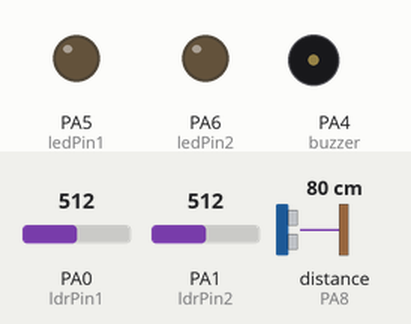
The sketch below on a simulated STM32 Blue Pill. Shown: output pins drawn as LEDs (lit = HIGH), buzzer (waves = sounding, pin HIGH). Wiring (inferred from the names in the program): ultrasonic range finder: trigger PA9; echo PA8. The test bench sets the inputs (shaded band); at power-on: PA0 (ldrPin1) = 512, distance to the obstacle (sensor on PA8) 80 cm, PA1 (ldrPin2) = 512. The echo pulse lasts 58.3 µs per cm; pins used as bus, display or sensor lines are not drawn; what the sketch prints to the serial monitor is not drawn.

Above: at 1.3 s.
1.4 s: PA0 (ldrPin1) set to 892
2.9 s: PA0 (ldrPin1) set to 914
At 3.5 s:
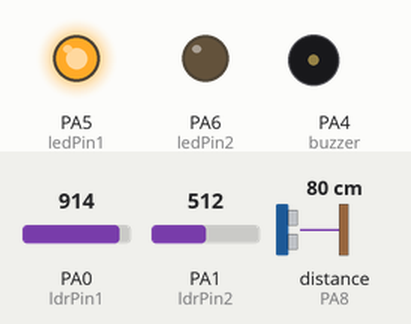
4.5 s: distance to the obstacle (sensor on PA8) set to 12 cm
6.0 s: distance to the obstacle (sensor on PA8) set to 9 cm
At 6.9 s:
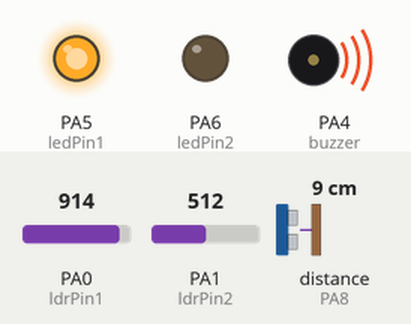
7.5 s: PA1 (ldrPin2) set to 884
9.0 s: PA1 (ldrPin2) set to 915
At 10.3 s:
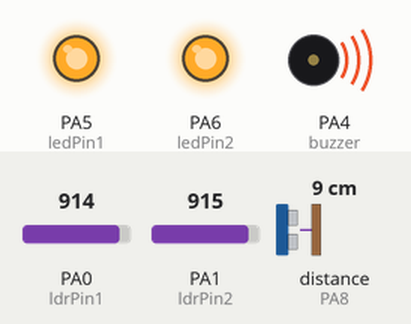
Timing chart, 0 to 11.5 s (numbered marks = the images above; inputs shaded):
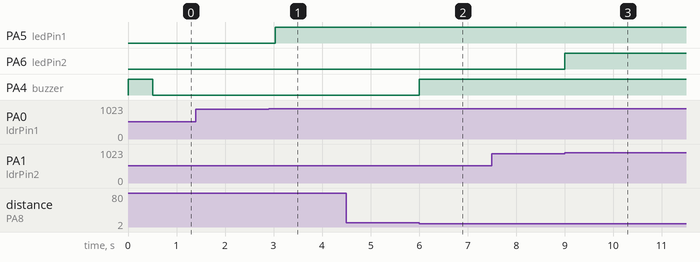

Measured:
- the behaviour switches between 900 and 901 on PA0 (ldrPin1) (found by bisection; images 0 and 1)
- the behaviour switches between 11 and 10 cm on distance to the obstacle (sensor on PA8) (found by bisection; images 1 and 2)
- the behaviour switches between 900 and 901 on PA1 (ldrPin2) (found by bisection; images 2 and 3)
- after the input at 2.9 s, PA5 (ledPin1): LOW → HIGH after 0.13 s
- after the input at 6.0 s, PA4 (buzzer): LOW → HIGH at once
- after the input at 9.0 s, PA6 (ledPin2): LOW → HIGH at once

The sketch:

1_transmitter_arduino.ino
```cpp
const int ledPin1 = 5; // digital pin 5
const int buzzer = 4;
const int ledPin2 = 6; // digital pin 6
const int ldrPin1 = A0; // analog pin 0
const int ldrPin2 = A1; // analog pin 0

int trigPin = 9;    // TRIG pin
int echoPin = 8;    // ECHO pin

float duration_us, distance_cm;

void setup() {

   Serial.begin (115200);
  pinMode(ledPin1, OUTPUT); // Here LED is determined as an ouput or an indicator.
  pinMode(ledPin2, OUTPUT); // Here LED is determined as an ouput or an indicator.
  pinMode(ldrPin1, INPUT);
  pinMode(ldrPin2, INPUT);
  pinMode(buzzer, OUTPUT);

    // begin serial port
    //Serial.begin (9600);
    // configure the trigger pin to output mode
    pinMode(trigPin, OUTPUT);
    // configure the echo pin to input mode
    pinMode(echoPin, INPUT);
}
void loop()
{

     int ldrStatus1 = analogRead(ldrPin1);
     int ldrStatus2 = analogRead(ldrPin2);

     if( distance_cm <10)
     {
          Serial.println('1');
          digitalWrite(LED_BUILTIN,HIGH);
          digitalWrite(buzzer,HIGH);
      }
      else
      {
          Serial.println('0');
          digitalWrite(LED_BUILTIN, LOW);
             digitalWrite(buzzer,LOW);
          //Serial.print("normal");
      }

      if(ldrStatus1 <=900)
      {

          digitalWrite(ledPin1, LOW);
         // Serial.print("NORMAL 1  :  ");
         // Serial.println(ldrStatus1);
        delay(500);
      }
      else
      {
          digitalWrite(ledPin1,HIGH); // If LDR senses light led pin low that means led will stop glowing.
          //Serial.print("ALERT, Obstacles Detected 1: ");
         // delay(500);
          //Serial.println(ldrStatus1);

      }
      if( ldrStatus2 <= 900 )
      {

           digitalWrite(ledPin2,LOW);
          // Serial.print("NORMAL2    :  ");
          // Serial.println(ldrStatus2);
         // delay(500);
      }
      else
      {
          digitalWrite(ledPin2,HIGH); // If LDR senses light led pin low that means led will stop glowing.
         // Serial.print("ALERT, Obstacles Detected 2:   ");
         // delay(500);
          //Serial.println(ldrStatus2);
      }


      // generate 10-microsecond pulse to TRIG pin
      digitalWrite(trigPin, HIGH);
      delayMicroseconds(10);
      digitalWrite(trigPin, LOW);

      // measure duration of pulse from ECHO pin
      duration_us = pulseIn(echoPin, HIGH);
      // calculate the distance
      distance_cm = 0.017 * duration_us;

      // print the value to Serial Monitor
     // Serial.print("distance: ");
     // Serial.print(distance_cm);
     // Serial.println(" cm");
      //delay(5);
  }
```
